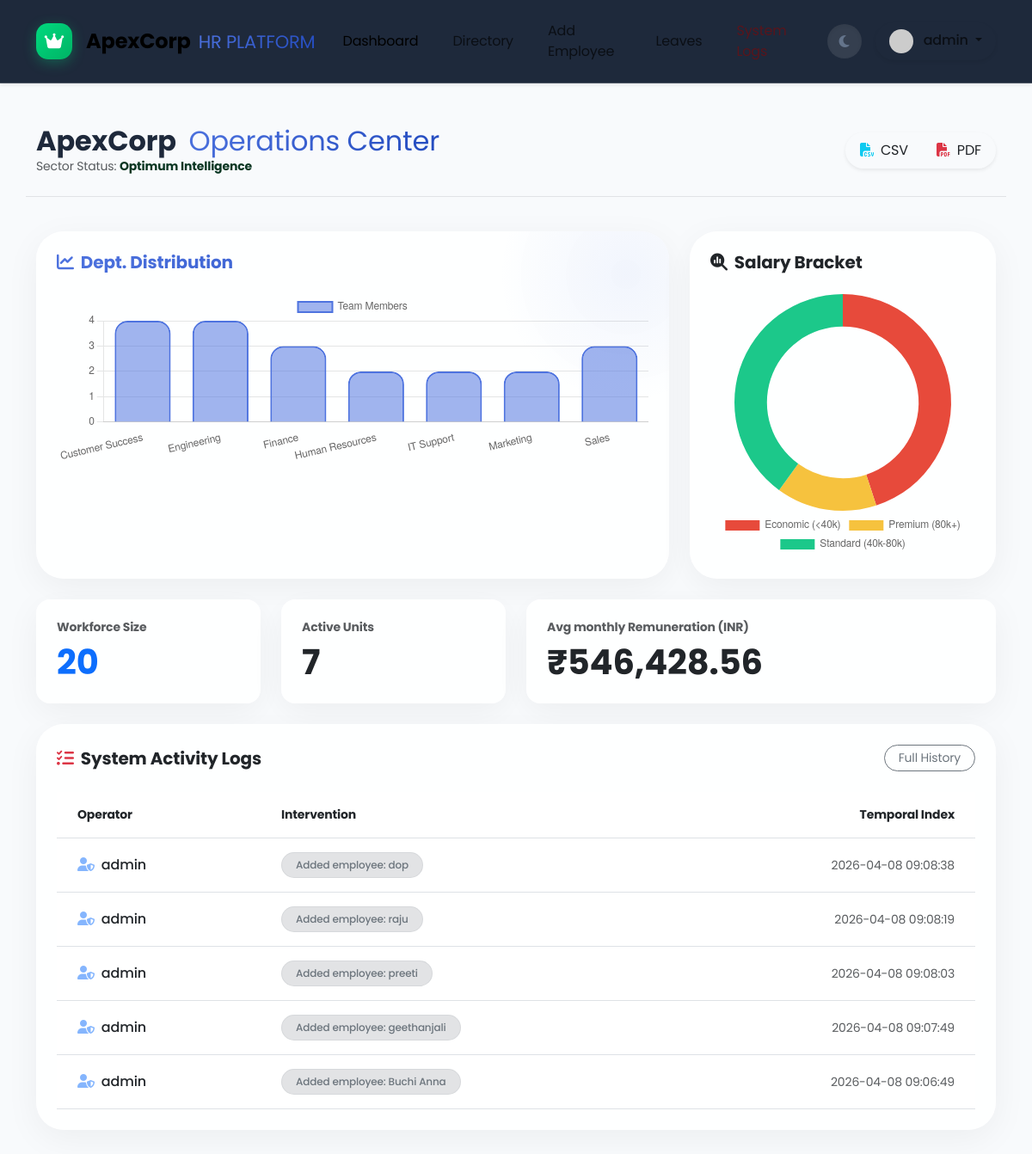
The page / (signed in) on the database its author committed.
### tables this page shows
CREATE TABLE activity_logs (
            id INTEGER PRIMARY KEY AUTOINCREMENT,
            user_id INTEGER,
            username TEXT,
            action TEXT NOT NULL,
            timestamp DATETIME DEFAULT CURRENT_TIMESTAMP
        );

### app.py (the view)
@app.route('/')
@login_required
def dashboard():
    conn = get_db_connection()
    employees = conn.execute('SELECT * FROM employee').fetchall()
    total_employees = len(employees)
    depts = set(e['department'] for e in employees)
    total_depts = len(depts)
    avg_salary = sum(e['salary'] for e in employees) / total_employees if total_employees > 0 else 0
    logs = []
    if session.get('role') == 'admin':
        logs = conn.execute('SELECT * FROM activity_logs ORDER BY timestamp DESC LIMIT 5').fetchall()
    today_marked = False
    if session.get('role') == 'user':
        attendance = conn.execute('SELECT * FROM attendance WHERE user_id = ? AND date = ?',
                                   (session['user_id'], date.today().isoformat())).fetchone()
        if attendance: today_marked = True
    conn.close()
    return render_template('dashboard.html',
                          total_employees=total_employees,
                          total_depts=total_depts,
                          avg_salary=avg_salary,
                          logs=logs, today_marked=today_marked)

### app.py (called while the page is built)
def get_db_connection():
    conn = sqlite3.connect(DATABASE)
    conn.row_factory = sqlite3.Row
    return conn

def login_required(f):
    @wraps(f)
    def decorated_function(*args, **kwargs):
        if 'user_id' not in session:
            return redirect(url_for('login'))
        return f(*args, **kwargs)
    return decorated_function

### templates/dashboard.html (shortened to what this page needs)
{% extends "base.html" %}
{% block content %}
<div class="row g-4 mb-5 animate-slide-up">
    <div class="col-md-12 d-flex align-items-center justify-content-between mb-3 border-bottom pb-4 border-opacity-10 border-dark">
        <div>
            <h2 class="fw-bold tracking-tight mb-0">ApexCorp <span class="text-primary-gradient fw-normal ms-2">Operations Center</span></h2>
            <p class="text-muted small mb-0">Sector Status: <span class="text-success-emphasis fw-bold">Optimum Intelligence</span></p>
        </div>
        <div class="d-flex align-items-center gap-2">
            {% if session.get('role') == 'user' %}
                {% if not today_marked %}
                    <form action="{{ url_for('mark_attendance') }}" method="POST">
                        <button type="submit" class="btn btn-primary-gradient rounded-pill px-4 shadow-sm pulse-animation">
                            <i class="fa-solid fa-clock-user me-2"></i>Mark Attendance
                        </button>
                    </form>
                {% else %}
                    <button class="btn btn-success-gradient rounded-pill px-4 shadow-sm" disabled>
                        <i class="fa-solid fa-check-double me-2"></i>Status: Present
                    </button>
                {% endif %}
            {% else %}
                <div class="btn-group shadow-sm rounded-pill overflow-hidden">
                    <a href="{{ url_for('export_csv') }}" class="btn btn-glass-dark px-3 py-2"><i class="fa-solid fa-file-csv me-2 text-info"></i>CSV</a>
                    <a href="{{ url_for('export_pdf') }}" class="btn btn-glass-dark px-3 py-2"><i class="fa-solid fa-file-pdf me-2 text-danger"></i>PDF</a>
                </div>
            {% endif %}
        </div>
    </div>
    {% if session.get('role') == 'admin' %}
    <div class="col-md-8">
        <div class="card glass-card border-0 shadow-soft h-100 rounded-5 p-4 overflow-hidden position-relative animate-slide-up">
            <h5 class="fw-bold mb-4 text-primary-gradient"><i class="fa-solid fa-chart-line me-2"></i>Dept. Distribution</h5>
            <canvas id="deptChart" height="200"></canvas>
            <div class="card-flare-top opacity-50"></div>
        </div>
    </div>
    <div class="col-md-4">
        <div class="card glass-card border-0 shadow-soft h-100 rounded-5 p-4 animate-slide-up delay-1">
            <h5 class="fw-bold mb-4 text-accent-gradient"><i class="fa-solid fa-magnifying-glass-chart me-2"></i>Salary Bracket</h5>
            <canvas id="salaryChart" height="200"></canvas>
        </div>
    </div>
    {% endif %}
    <div class="col-md-3">
        <div class="card glass-card border-0 shadow-soft rounded-4 p-4 animate-slide-up delay-2">
            <h6 class="text-muted small uppercase fw-bold mb-2">Workforce Size</h6>
            <h2 class="display-6 fw-bold text-primary mb-0">{{ total_employees }}</h2>
        </div>
    </div>
    <div class="col-md-3">
        <div class="card glass-card border-0 shadow-soft rounded-4 p-4 animate-slide-up delay-3">
            <h6 class="text-muted small uppercase fw-bold mb-2">Active Units</h6>
            <h2 class="display-6 fw-bold text-mint mb-0">{{ total_depts }}</h2>
        </div>
    </div>
    <div class="col-md-6">
        <div class="card glass-card border-0 shadow-soft rounded-4 p-4 animate-slide-up delay-4">
            <h6 class="text-muted small uppercase fw-bold mb-2">Avg monthly Remuneration (INR)</h6>
            <h2 class="display-6 fw-bold text-accent mb-0">₹{{ "{:,.2f}".format(avg_salary) }}</h2>
        </div>
    </div>
    {% if session.get('role') == 'admin' %}
    <div class="col-md-12 mt-4">
        <div class="card glass-card border-0 shadow-soft rounded-5 p-4 animate-slide-up delay-5">
            <div class="d-flex justify-content-between align-items-center mb-4">
                <h5 class="fw-bold mb-0"><i class="fa-solid fa-list-check me-2 text-danger"></i>System Activity Logs</h5>
                <a href="{{ url_for('view_logs') }}" class="btn btn-sm btn-outline-secondary rounded-pill px-3">Full History</a>
            </div>
            <div class="table-responsive">
                <table class="table table-hover align-middle mb-0">
                    <thead class="bg-light-subtle text-muted small uppercase tracking-widest">
                        <tr>
                            <th class="py-3 px-4">Operator</th>
                            <th class="py-3 px-4">Intervention</th>
                            <th class="py-3 px-4 text-end">Temporal Index</th>
                        </tr>
                    </thead>
                    <tbody>
                        {% for log in logs %}
                        <tr class="log-row">
                            <td class="py-3 px-4 fw-medium text-dark"><i class="fa-solid fa-user-shield me-2 text-primary opacity-50"></i>{{ log.username }}</td>
                            <td class="py-3 px-4 text-muted"><span class="badge bg-secondary-subtle text-secondary rounded-pill px-3 py-2 fw-medium border border-secondary border-opacity-10">{{ log.action }}</span></td>
                            <td class="py-3 px-4 text-end text-muted small font-mono">{{ log.timestamp }}</td>
                        </tr>
                        {% endfor %}
                    </tbody>
                </table>
            </div>
        </div>
    </div>
    {% endif %}
</div>
<script>
document.addEventListener('DOMContentLoaded', function() {
    console.log("DEBUG: Initializing Dashboard Charts...");
    // Department Distribution Chart
    fetch('/api/stats/dept')
        .then(res => {
            console.log("DEBUG: Dept API Status:", res.status);
            return res.json();
        })
        .then(data => {
            console.log("DEBUG: Dept Data received:", data);
            if (Object.keys(data).length === 0) {
                console.warn("DEBUG: No department data found.");
                return;
            }
            new Chart(document.getElementById('deptChart'), {
                type: 'bar',
                data: {
                    labels: Object.keys(data),
                    datasets: [{
                        label: 'Team Members',
                        data: Object.values(data),
                        backgroundColor: '#4e73df88',
                        borderColor: '#4e73df',
                        borderWidth: 2,
                        borderRadius: 15
                    }]
                },
                options: {
                    responsive: true,
                    scales: { y: { beginAtZero: true, ticks: { stepSize: 1 } }, x: { grid: { display: false } } }
                }
            });
        })
        .catch(err => console.error("ERROR fetching dept stats:", err));
    // Salary Bracket Chart
    fetch('/api/stats/salary')
        .then(res => {
            console.log("DEBUG: Salary API Status:", res.status);
            return res.json();
        })
        .then(data => {
            console.log("DEBUG: Salary data received:", data);
            new Chart(document.getElementById('salaryChart'), {
                type: 'doughnut',
                data: {
                    labels: Object.keys(data),
                    datasets: [{
                        data: Object.values(data),
                        backgroundColor: ['#e74a3b', '#f6c23e', '#1cc88a'],
                        borderColor: 'transparent'
                    }]
                },
                options: {
                    cutout: '70%',
                    responsive: true,
                    plugins: {
                        legend: { position: 'bottom' }
                    }
                }
            });
        })
        .catch(err => console.error("ERROR fetching salary stats:", err));
});
</script>
{% endblock %}

### templates/base.html (shortened to what this page needs)
<!DOCTYPE html>
<html lang="en" data-bs-theme="light">
<head>
    <link href="https://cdn.jsdelivr.net/npm/bootstrap@5.3.0/dist/css/bootstrap.min.css" rel="stylesheet">
    <link href="https://cdnjs.cloudflare.com/ajax/libs/font-awesome/6.4.0/css/all.min.css" rel="stylesheet">
    <link rel="stylesheet" href="{{ url_for('static', filename='css/style.css') }}">
</head>
<body class="transition-all">
    <nav class="navbar navbar-expand-lg sticky-top glass-navbar shadow-sm py-3">
        <div class="container">
            <a class="navbar-brand d-flex align-items-center" href="{{ url_for('dashboard') }}">
                <div class="logo-circle me-3"><i class="fa-solid fa-crown"></i></div>
                <span class="fw-bold fs-4">ApexCorp <span class="text-primary-gradient small fw-normal ms-1">HR PLATFORM</span></span>
            </a>
            <div class="collapse navbar-collapse" id="navbarNav">
                <ul class="navbar-nav ms-auto align-items-center">
                    {% if session.get('user_id') %}
                        <li class="nav-item me-2">
                            <a class="nav-link px-3 {{ 'active' if request.path == '/' }}" href="{{ url_for('dashboard') }}">Dashboard</a>
                        </li>
                        <li class="nav-item me-2">
                            <a class="nav-link px-3 {{ 'active' if '/view' in request.path }}" href="{{ url_for('view_employees') }}">Directory</a>
                        </li>
                        {% if session.get('role') == 'admin' %}
                        <li class="nav-item me-2">
                            <a class="nav-link px-3 {{ 'active' if '/add' in request.path }}" href="{{ url_for('add_employee') }}">Add Employee</a>
                        </li>
                        {% endif %}
                        <li class="nav-item me-2">
                            <a class="nav-link px-3 {{ 'active' if '/leaves' in request.path }}" href="{{ url_for('manage_leaves') }}">Leaves</a>
                        </li>
                        {% if session.get('role') == 'admin' %}
                            <li class="nav-item me-2">
                                <a class="nav-link px-3 text-danger-emphasis" href="{{ url_for('view_logs') }}">System Logs</a>
                            </li>
                        {% endif %}
                        <li class="nav-item mx-2">
                            <button id="darkModeToggle" class="btn btn-icon rounded-circle shadow-inner">
                                <i class="fa-solid fa-moon"></i>
                            </button>
                        </li>
                        <li class="nav-item dropdown ms-2">
                            <a class="nav-link dropdown-toggle profile-dropdown-toggle bg-white-15 rounded-pill px-3 py-2 shadow-sm" href="#" data-bs-toggle="dropdown">
                                <img src="https://ui-avatars.com/api/?name={{ session.get('username') }}&background=4e73df&color=fff" class="rounded-circle me-2" width="28">
                                <span class="fw-medium">{{ session.get('username') }}</span>
                            </a>
                        </li>
                    {% else %}
                        <li class="nav-item me-2"><a class="nav-link" href="{{ url_for('login') }}">Sign In</a></li>
                        <li class="nav-item"><a class="btn btn-primary-gradient rounded-pill px-4 shadow-sm" href="{{ url_for('signup') }}">Join ApexCorp</a></li>
                    {% endif %}
                </ul>
            </div>
        </div>
    </nav>
    <div class="container my-5">
        {% block content %}{% endblock %}
    </div>
    <div class="toast-container position-fixed top-0 end-0 p-4" style="z-index: 1100">
    </div>
</body>
</html>

### static/css/style.css (style rules this page uses)
:root { --primary-bg: #f8fafc; --card-bg: rgba(255, 255, 255, 0.85); --glass-border: rgba(255, 255, 255, 0.2); --text-main: #1e293b; --text-muted: #64748b; --navbar-bg: rgba(30, 41, 59, 1); --primary-gradient: linear-gradient(135deg, #4e73df 0%, #224abe 100%); --success-gradient: linear-gradient(135deg, #00d97e 0%, #00b365 100%); --danger-gradient: linear-gradient(135deg, #e74a3b 0%, #be2e21 100%); --accent-gradient: linear-gradient(135deg, #36b9cc 0%, #258391 100%); --mint: #00d97e; --dark-mint: #15803d; --shadow-soft: 0 10px 40px rgba(0, 0, 0, 0.05); --shadow-inner: inset 0 2px 4px rgba(0, 0, 0, 0.06); }
body { font-family: 'Poppins', sans-serif; background-color: var(--primary-bg); color: var(--text-main); transition: background-color 0.4s cubic-bezier(0.4, 0, 0.2, 1), color 0.4s cubic-bezier(0.4, 0, 0.2, 1); letter-spacing: -0.01em; }
.glass-card { background: var(--card-bg); backdrop-filter: blur(16px); -webkit-backdrop-filter: blur(16px); border: 1px solid var(--glass-border); }
.glass-navbar { background: var(--navbar-bg); backdrop-filter: blur(10px); -webkit-backdrop-filter: blur(10px); border-bottom: 1px solid var(--glass-border); }
.shadow-soft { box-shadow: var(--shadow-soft); }
.shadow-inner { box-shadow: var(--shadow-inner); }
.logo-circle { width: 42px; height: 42px; background: var(--success-gradient); border-radius: 14px; display: flex; align-items: center; justify-content: center; color: white; box-shadow: 0 4px 15px rgba(0, 217, 126, 0.3); }
.text-primary-gradient { background: var(--primary-gradient); -webkit-background-clip: text; background-clip: text; -webkit-text-fill-color: transparent; }
.btn-icon { width: 40px; height: 40px; display: flex; align-items: center; justify-content: center; background: rgba(255, 255, 255, 0.1); border: 0; color: var(--text-muted); }
.animate-slide-up { animation: slideUp 0.7s cubic-bezier(0.16, 1, 0.3, 1) forwards; }
.delay-1 { animation-delay: 0.1s; }
.delay-2 { animation-delay: 0.2s; }
.delay-3 { animation-delay: 0.3s; }
.delay-4 { animation-delay: 0.4s; }
.delay-5 { animation-delay: 0.5s; }
.transition-all { transition: all 0.3s ease; }
.card-flare-top { position: absolute; top: -100px; right: -100px; width: 300px; height: 300px; background: radial-gradient(circle, rgba(78, 115, 223, 0.15) 0%, transparent 70%); border-radius: 50%; z-index: 0; }

### rows shown on the page
activity_logs: username "admin", action "Added employee: dop", timestamp "2026-04-08 09:08:38"
activity_logs: username "admin", action "Added employee: raju", timestamp "2026-04-08 09:08:19"
activity_logs: username "admin", action "Added employee: preeti", timestamp "2026-04-08 09:08:03"
activity_logs: username "admin", action "Added employee: geethanjali", timestamp "2026-04-08 09:07:49"
activity_logs: username "admin", action "Added employee: Buchi Anna", timestamp "2026-04-08 09:06:49"

### other values the page prints
{{ session.get('username') }} "admin"
{{ total_employees }} "20"
{{ total_depts }} "7"
{{ "{:,.2f}".format(avg_salary) }} "546,428.56"
